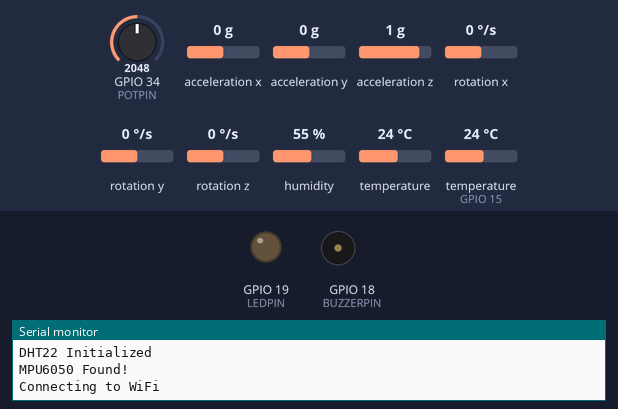
Recording of a sketch running on a simulated ESP32. Parts: output pins drawn as LEDs (lit = HIGH), buzzer (waves = sounding, pin HIGH), the last lines printed to the serial monitor. The test bench sets the inputs (shaded band); at power-on: acceleration x 0 g, GPIO 34 (POTPIN) = 2048, acceleration y 0 g, acceleration z 1 g, rotation x 0 °/s, rotation y 0 °/s, rotation z 0 °/s, humidity 55 %, temperature 24 °C, temperature (sensor on GPIO 15) 24 °C. WiFi joins after 1.5 s; servers stay silent unless stated; web services answer with replies made up by the test bench.

Above: at 1.1 s.
At 3.7 s:
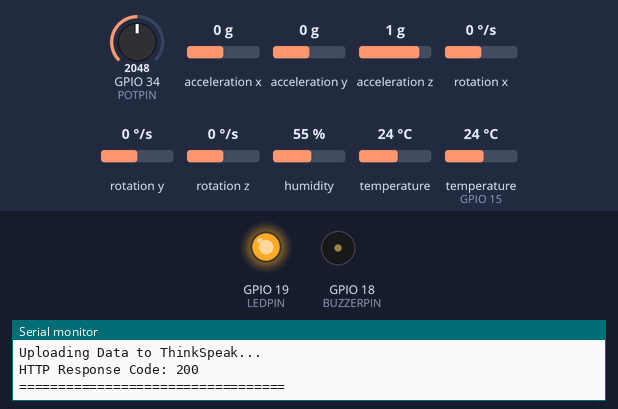
3.8 s: acceleration x set to -1.4 g
At 49.3 s:
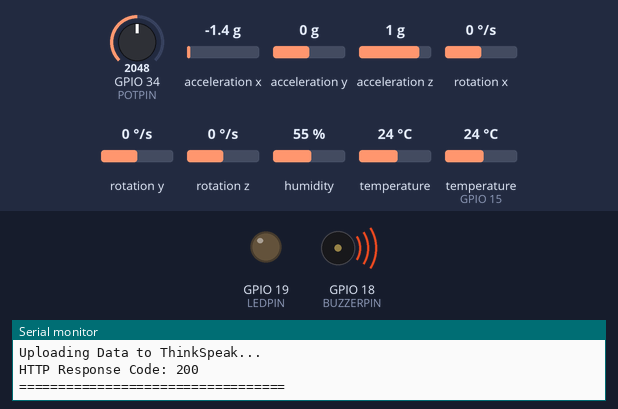
Timing chart, 0 to 49.7 s (numbered marks = the images above; inputs shaded):
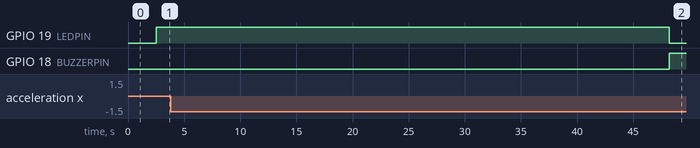

Measured:
- after the input at 3.8 s, GPIO 19 (LEDPIN): HIGH → LOW after 44.4 s; GPIO 18 (BUZZERPIN): LOW → HIGH after 44.4 s

The sketch:

motor_monitoring_system.ino
```cpp
#include <WiFi.h>
#include <HTTPClient.h>

#include <Wire.h>
#include <Adafruit_MPU6050.h>
#include <Adafruit_Sensor.h>

#include <DHT.h>

// =====================================================
// WIFI CONFIGURATION
// =====================================================

// For Wokwi Simulation
const char* ssid = "Wokwi-GUEST";
const char* password = "";

// =====================================================
// THINGSPEAK API KEY
// =====================================================
// ADD your thingspeak APIKEY (get one from thingspeak.com > your channel > API Keys)
String apiKey = "YOUR_THINGSPEAK_WRITE_API_KEY";

// =====================================================
// PIN DEFINITIONS
// =====================================================

#define DHTPIN 15
#define DHTTYPE DHT22

#define POTPIN 34
#define LEDPIN 19
#define BUZZERPIN 18

// =====================================================
// SENSOR OBJECTS
// =====================================================

DHT dht(DHTPIN, DHTTYPE);

Adafruit_MPU6050 mpu;

// =====================================================
// FAULT COUNTERS
// =====================================================

int warningCounter = 0;
int criticalCounter = 0;

const int faultLimit = 3;

// =====================================================
// SETUP
// =====================================================

void setup() {

  // Start Serial Monitor
  Serial.begin(115200);

  delay(1000);

  Serial.println("==================================");
  Serial.println("SYSTEM STARTING...");
  Serial.println("==================================");

  // =====================================================
  // START DHT22
  // =====================================================

  dht.begin();

  Serial.println("DHT22 Initialized");

  // =====================================================
  // START MPU6050
  // =====================================================

  if (!mpu.begin()) {

    Serial.println("ERROR: MPU6050 NOT FOUND");

    while (1) {
      delay(10);
    }
  }

  Serial.println("MPU6050 Found!");

  // =====================================================
  // OUTPUT PINS
  // =====================================================

  pinMode(LEDPIN, OUTPUT);
  pinMode(BUZZERPIN, OUTPUT);

  // =====================================================
  // CONNECT TO WIFI
  // =====================================================

  Serial.print("Connecting to WiFi");

  WiFi.begin(ssid, password);

  int wifiTimeout = 0;

  while (WiFi.status() != WL_CONNECTED && wifiTimeout < 20) {

    delay(500);
    Serial.print(".");

    wifiTimeout++;
  }

  // =====================================================
  // WIFI STATUS
  // =====================================================

  if (WiFi.status() == WL_CONNECTED) {

    Serial.println("");
    Serial.println("WiFi Connected Successfully!");

  } else {

    Serial.println("");
    Serial.println("WiFi Connection Failed");
  }

  Serial.println("==================================");
  Serial.println("Industrial Motor Monitoring Active");
  Serial.println("==================================");
}

// =====================================================
// MAIN LOOP
// =====================================================

void loop() {

  Serial.println("");
  Serial.println("========== NEW CYCLE ==========");

  // =====================================================
  // READ TEMPERATURE
  // =====================================================

  float temperature = dht.readTemperature();

  if (isnan(temperature)) {

    Serial.println("DHT22 Read Failed");
    return;
  }

  // =====================================================
  // READ RPM FROM POTENTIOMETER
  // =====================================================

  int potValue = analogRead(POTPIN);

  int rpm = map(potValue, 0, 4095, 0, 5000);

  // =====================================================
  // READ MPU6050
  // =====================================================

  sensors_event_t a, g, tempSensor;

  mpu.getEvent(&a, &g, &tempSensor);

  float vibrationX = a.acceleration.x;
  float vibrationY = a.acceleration.y;
  float vibrationZ = a.acceleration.z;

  // =====================================================
  // MOTOR STATUS
  // =====================================================

  int motorStatus = 0;

  // 0 = Healthy
  // 1 = Warning
  // 2 = Critical

  // =====================================================
  // WARNING CONDITION
  // =====================================================

  bool warningCondition =
    (temperature > 50 ||
     rpm > 4000 ||
     abs(vibrationX) > 8);

  // =====================================================
  // CRITICAL CONDITION
  // =====================================================

  bool criticalCondition =
    (temperature > 70 ||
     rpm > 4500 ||
     abs(vibrationX) > 10);

  // =====================================================
  // CRITICAL FAULT LOGIC
  // =====================================================

  if (criticalCondition) {

    criticalCounter++;

    warningCounter = 0;

    Serial.print("Critical Counter: ");
    Serial.println(criticalCounter);

    if (criticalCounter >= faultLimit) {

      motorStatus = 2;

      digitalWrite(BUZZERPIN, HIGH);
      digitalWrite(LEDPIN, LOW);

      Serial.println("CRITICAL MOTOR FAULT!");
    }
  }

  // =====================================================
  // WARNING LOGIC
  // =====================================================

  else if (warningCondition) {

    warningCounter++;

    criticalCounter = 0;

    Serial.print("Warning Counter: ");
    Serial.println(warningCounter);

    if (warningCounter >= faultLimit) {

      motorStatus = 1;

      digitalWrite(BUZZERPIN, LOW);
      digitalWrite(LEDPIN, HIGH);

      Serial.println("WARNING CONDITION DETECTED");
    }
  }

  // =====================================================
  // NORMAL CONDITION
  // =====================================================

  else {

    warningCounter = 0;
    criticalCounter = 0;

    motorStatus = 0;

    digitalWrite(BUZZERPIN, LOW);
    digitalWrite(LEDPIN, HIGH);

    Serial.println("Motor Running Normally");
  }

  // =====================================================
  // DISPLAY VALUES
  // =====================================================

  Serial.println("----------------------------------");

  Serial.print("Temperature: ");
  Serial.print(temperature);
  Serial.println(" °C");

  Serial.print("RPM: ");
  Serial.println(rpm);

  Serial.print("Vibration X: ");
  Serial.println(vibrationX);

  Serial.print("Vibration Y: ");
  Serial.println(vibrationY);

  Serial.print("Vibration Z: ");
  Serial.println(vibrationZ);

  Serial.print("Motor Status: ");
  Serial.println(motorStatus);

  // =====================================================
  // SEND DATA TO THINGSPEAK
  // =====================================================

  if (WiFi.status() == WL_CONNECTED) {

    HTTPClient http;

    String url =
      "http://api.thingspeak.com/update?api_key=" + apiKey +
      "&field1=" + String(temperature) +
      "&field2=" + String(rpm) +
      "&field3=" + String(motorStatus) +
      "&field4=" + String(vibrationX) +
      "&field5=" + String(vibrationY);

    Serial.println("----------------------------------");
    Serial.println("Uploading Data to ThinkSpeak...");

    http.begin(url);

    int httpResponseCode = http.GET();

    Serial.print("HTTP Response Code: ");
    Serial.println(httpResponseCode);

    http.end();
  }

  else {

    Serial.println("WiFi Not Connected");
  }

  Serial.println("==================================");

  // =====================================================
  // THINGSPEAK DELAY
  // =====================================================

  delay(15000);
}
```
